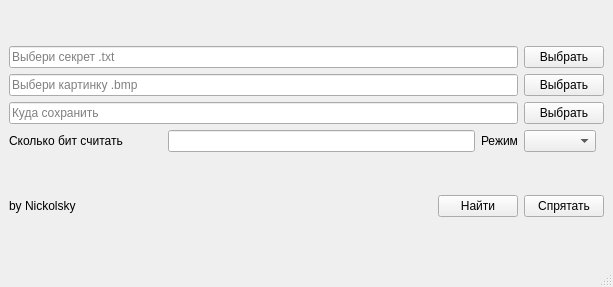
<?xml version="1.0" encoding="UTF-8"?>
<ui version="4.0">
 <class>MainWindow</class>
 <widget class="QMainWindow" name="MainWindow">
  <property name="geometry">
   <rect>
    <x>0</x>
    <y>0</y>
    <width>613</width>
    <height>287</height>
   </rect>
  </property>
  <property name="windowTitle">
   <string>encoder BMP</string>
  </property>
  <widget class="QWidget" name="centralwidget">
   <layout class="QVBoxLayout" name="verticalLayout">
    <item>
     <layout class="QGridLayout" name="gridLayout">
      <item row="1" column="4">
       <widget class="QPushButton" name="btn2">
        <property name="sizePolicy">
         <sizepolicy hsizetype="Maximum" vsizetype="Fixed">
          <horstretch>0</horstretch>
          <verstretch>0</verstretch>
         </sizepolicy>
        </property>
        <property name="text">
         <string>Выбрать</string>
        </property>
       </widget>
      </item>
      <item row="2" column="4">
       <widget class="QPushButton" name="btn3">
        <property name="sizePolicy">
         <sizepolicy hsizetype="Maximum" vsizetype="Fixed">
          <horstretch>0</horstretch>
          <verstretch>0</verstretch>
         </sizepolicy>
        </property>
        <property name="text">
         <string>Выбрать</string>
        </property>
       </widget>
      </item>
      <item row="0" column="4">
       <widget class="QPushButton" name="btn1">
        <property name="sizePolicy">
         <sizepolicy hsizetype="Maximum" vsizetype="Fixed">
          <horstretch>0</horstretch>
          <verstretch>0</verstretch>
         </sizepolicy>
        </property>
        <property name="text">
         <string>Выбрать</string>
        </property>
       </widget>
      </item>
      <item row="3" column="0">
       <widget class="QLabel" name="label_2">
        <property name="text">
         <string>Сколько бит считать</string>
        </property>
       </widget>
      </item>
      <item row="3" column="4">
       <widget class="QComboBox" name="comboBox">
        <property name="sizePolicy">
         <sizepolicy hsizetype="Maximum" vsizetype="Fixed">
          <horstretch>0</horstretch>
          <verstretch>0</verstretch>
         </sizepolicy>
        </property>
        <property name="currentText">
         <string/>
        </property>
       </widget>
      </item>
      <item row="2" column="0" colspan="4">
       <widget class="QLineEdit" name="lineEdit_3">
        <property name="text">
         <string/>
        </property>
        <property name="readOnly">
         <bool>true</bool>
        </property>
        <property name="placeholderText">
         <string>Куда сохранить</string>
        </property>
       </widget>
      </item>
      <item row="0" column="0" colspan="4">
       <widget class="QLineEdit" name="lineEdit">
        <property name="readOnly">
         <bool>true</bool>
        </property>
        <property name="placeholderText">
         <string>Выбери секрет .txt</string>
        </property>
       </widget>
      </item>
      <item row="1" column="0" colspan="4">
       <widget class="QLineEdit" name="lineEdit_2">
        <property name="readOnly">
         <bool>true</bool>
        </property>
        <property name="placeholderText">
         <string>Выбери картинку .bmp</string>
        </property>
       </widget>
      </item>
      <item row="3" column="3">
       <widget class="QLabel" name="label">
        <property name="sizePolicy">
         <sizepolicy hsizetype="Maximum" vsizetype="Preferred">
          <horstretch>0</horstretch>
          <verstretch>0</verstretch>
         </sizepolicy>
        </property>
        <property name="text">
         <string>Режим</string>
        </property>
        <property name="alignment">
         <set>Qt::AlignCenter</set>
        </property>
       </widget>
      </item>
      <item row="3" column="1" colspan="2">
       <widget class="QLineEdit" name="lineEdit_4">
        <property name="sizePolicy">
         <sizepolicy hsizetype="Minimum" vsizetype="Fixed">
          <horstretch>0</horstretch>
          <verstretch>0</verstretch>
         </sizepolicy>
        </property>
       </widget>
      </item>
     </layout>
    </item>
    <item>
     <layout class="QHBoxLayout" name="horizontalLayout">
      <item>
       <widget class="QLabel" name="label_4">
        <property name="text">
         <string>by Nickolsky</string>
        </property>
        <property name="alignment">
         <set>Qt::AlignLeading|Qt::AlignLeft|Qt::AlignVCenter</set>
        </property>
       </widget>
      </item>
      <item>
       <widget class="QPushButton" name="pushButton_2">
        <property name="sizePolicy">
         <sizepolicy hsizetype="Maximum" vsizetype="Fixed">
          <horstretch>0</horstretch>
          <verstretch>0</verstretch>
         </sizepolicy>
        </property>
        <property name="text">
         <string>Найти</string>
        </property>
       </widget>
      </item>
      <item>
       <widget class="QPushButton" name="pushButton">
        <property name="sizePolicy">
         <sizepolicy hsizetype="Maximum" vsizetype="Fixed">
          <horstretch>0</horstretch>
          <verstretch>0</verstretch>
         </sizepolicy>
        </property>
        <property name="text">
         <string>Спрятать</string>
        </property>
       </widget>
      </item>
     </layout>
    </item>
   </layout>
  </widget>
  <widget class="QMenuBar" name="menubar">
   <property name="geometry">
    <rect>
     <x>0</x>
     <y>0</y>
     <width>613</width>
     <height>31</height>
    </rect>
   </property>
  </widget>
  <widget class="QStatusBar" name="statusbar"/>
 </widget>
 <resources/>
 <connections/>
</ui>
